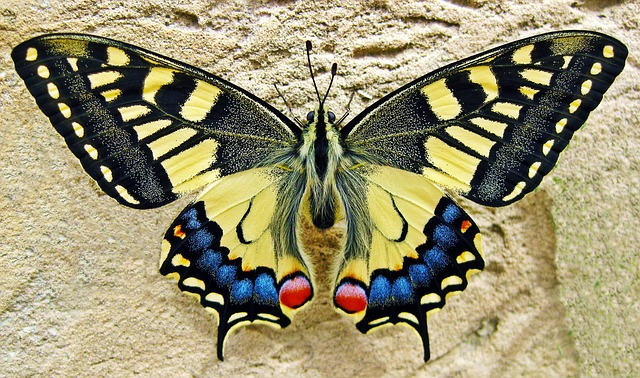
%> input picture octave/images/butterfly.jpg, 640 x 378 px
$ octave GradientDirectionAndMagnitude.m   (GNU Octave 9; MATLAB toolbox functions it lacks are replaced by stand-ins)
%> lines starting %> are read from the running program, lines starting %| are printed output that depends on the picture
%Gradient Direction
pkg load image;

% [6 lines of commented-out code are left out]
img = double(rgb2gray(imread('images/butterfly.jpg')))/255;
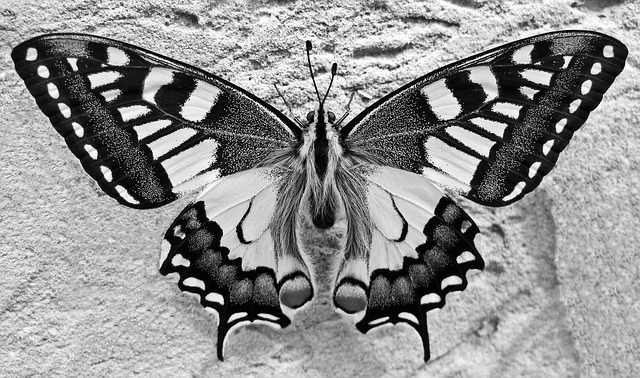
%> img: size 378x640 double; min 0, max 1, mean 0.567
imshow(img);
pause();

%compute x, y gradients
[gx gy] = imgradientxy(img,'sobel');
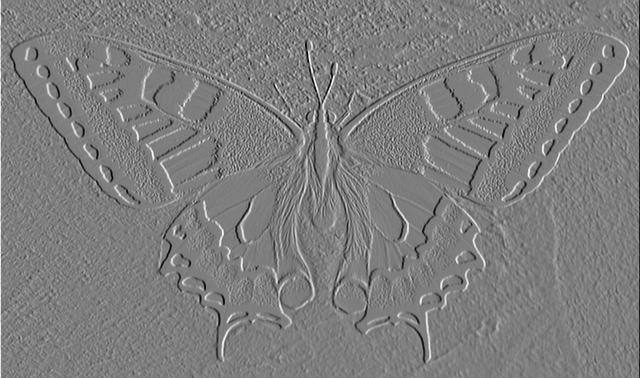
%> gx: size 378x640 double; min -3.85, max 3.92, mean -7.73e-06; drawn with min black and max white
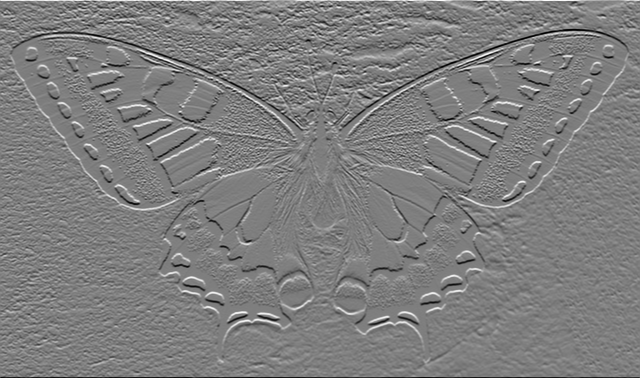
%> gy: size 378x640 double; min -3.93, max 3.98, mean 0.000784; drawn with min black and max white
% [6 lines of commented-out code are left out]
[gmag gdir] = imgradient(gx, gy);
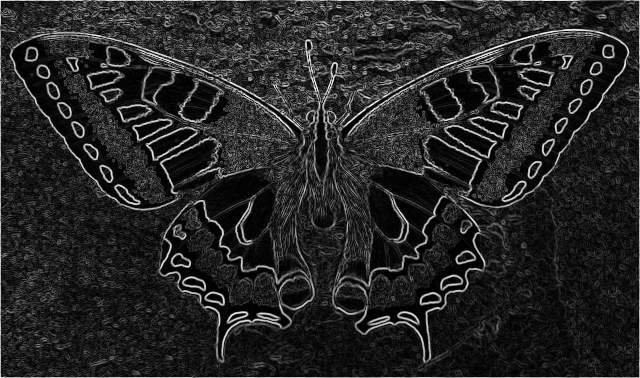
%> gmag: size 378x640 double; min 0, max 4.21, mean 0.638; drawn with min black and max white
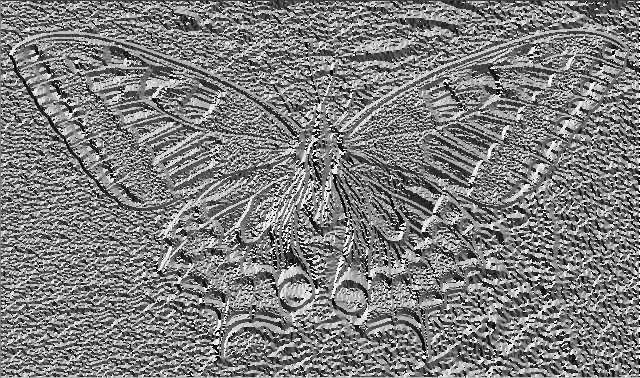
%> gdir: size 378x640 double; min -180, max 180, mean -1.3; drawn with min black and max white
imshow(gmag/(4*sqrt(2)));
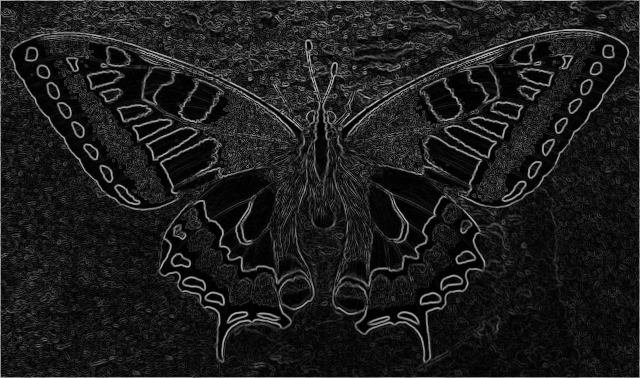
%> displayed picture: size 378x640, on the screen's scale of 0 to 255; min 0, max 190, mean 28.8
pause();
imshow((gdir+180)/360);% angle in degrees [-180 180]
pause();

$ run again, with octave/images/fruit.png saved as octave/images/butterfly.jpg
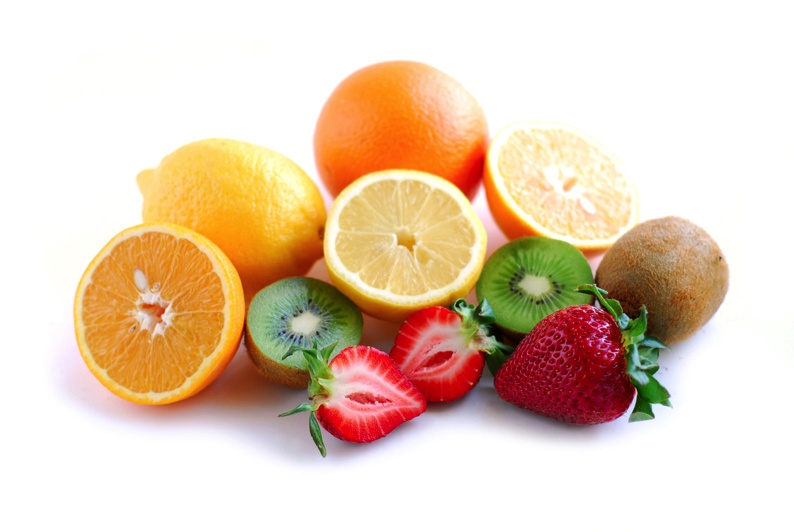
%> input picture octave/images/fruit.png, 794 x 532 px
%> `[gmag gdir] = imgradient(gx, gy);`:
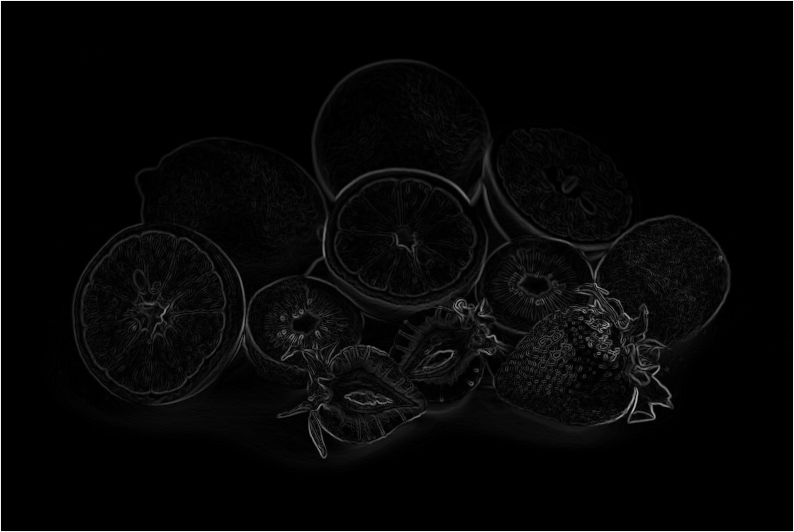
%> gmag: size 532x794 double; min 0, max 4.24, mean 0.119; drawn with min black and max white
%> `[gmag gdir] = imgradient(gx, gy);`:
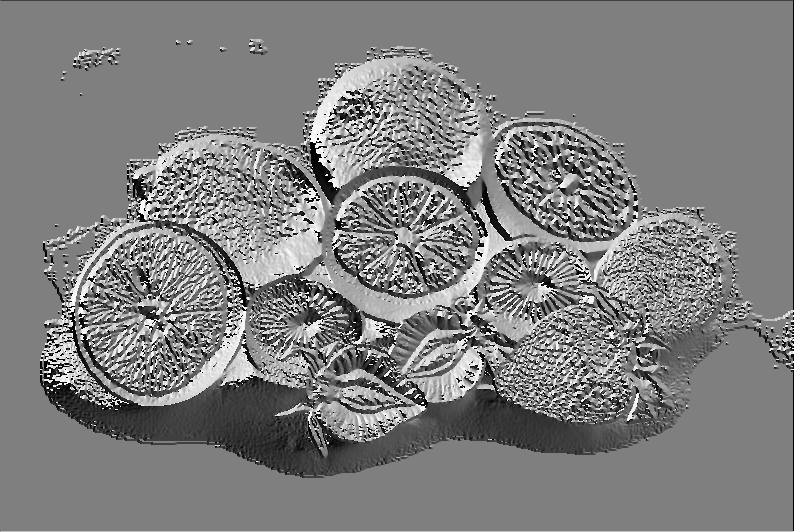
%> gdir: size 532x794 double; min -180, max 180, mean -0.7; drawn with min black and max white
